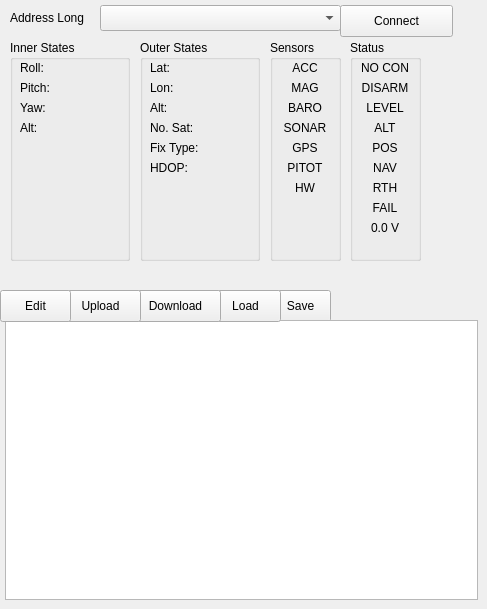
    <widget class="QWidget" name="quad3Tab">
     <attribute name="title">
      <string>Quad 3</string>
     </attribute>
     <widget class="QPushButton" name="quad3SaveButton">
      <property name="geometry">
       <rect>
        <x>270</x>
        <y>290</y>
        <width>61</width>
        <height>32</height>
       </rect>
      </property>
      <property name="text">
       <string>Save</string>
      </property>
     </widget>
     <widget class="QTableView" name="quad3TableView">
      <property name="geometry">
       <rect>
        <x>5</x>
        <y>320</y>
        <width>473</width>
        <height>280</height>
       </rect>
      </property>
      <attribute name="horizontalHeaderDefaultSectionSize">
       <number>80</number>
      </attribute>
      <attribute name="horizontalHeaderMinimumSectionSize">
       <number>10</number>
      </attribute>
      <attribute name="verticalHeaderDefaultSectionSize">
       <number>15</number>
      </attribute>
      <attribute name="verticalHeaderMinimumSectionSize">
       <number>15</number>
      </attribute>
     </widget>
     <widget class="QGroupBox" name="quad3StatusGroupBox">
      <property name="geometry">
       <rect>
        <x>350</x>
        <y>40</y>
        <width>71</width>
        <height>221</height>
       </rect>
      </property>
      <property name="title">
       <string>Status</string>
      </property>
      <widget class="QLabel" name="quad3ConnectionStatus">
       <property name="geometry">
        <rect>
         <x>10</x>
         <y>20</y>
         <width>50</width>
         <height>16</height>
        </rect>
       </property>
       <property name="text">
        <string>NO CON</string>
       </property>
       <property name="alignment">
        <set>Qt::AlignCenter</set>
       </property>
      </widget>
      <widget class="QLabel" name="quad3ARMMode">
       <property name="geometry">
        <rect>
         <x>10</x>
         <y>40</y>
         <width>50</width>
         <height>16</height>
        </rect>
       </property>
       <property name="text">
        <string>DISARM</string>
       </property>
       <property name="alignment">
        <set>Qt::AlignCenter</set>
       </property>
      </widget>
      <widget class="QLabel" name="quad3LEVELMode">
       <property name="geometry">
        <rect>
         <x>10</x>
         <y>60</y>
         <width>50</width>
         <height>16</height>
        </rect>
       </property>
       <property name="text">
        <string>LEVEL</string>
       </property>
       <property name="alignment">
        <set>Qt::AlignCenter</set>
       </property>
      </widget>
      <widget class="QLabel" name="quad3ALTMode">
       <property name="geometry">
        <rect>
         <x>10</x>
         <y>80</y>
         <width>50</width>
         <height>16</height>
        </rect>
       </property>
       <property name="text">
        <string>ALT</string>
       </property>
       <property name="alignment">
        <set>Qt::AlignCenter</set>
       </property>
      </widget>
      <widget class="QLabel" name="quad3POSMode">
       <property name="geometry">
        <rect>
         <x>10</x>
         <y>100</y>
         <width>50</width>
         <height>16</height>
        </rect>
       </property>
       <property name="text">
        <string>POS</string>
       </property>
       <property name="alignment">
        <set>Qt::AlignCenter</set>
       </property>
      </widget>
      <widget class="QLabel" name="quad3NAVMode">
       <property name="geometry">
        <rect>
         <x>10</x>
         <y>120</y>
         <width>50</width>
         <height>16</height>
        </rect>
       </property>
       <property name="text">
        <string>NAV</string>
       </property>
       <property name="alignment">
        <set>Qt::AlignCenter</set>
       </property>
      </widget>
      <widget class="QLabel" name="quad3RTHMode">
       <property name="geometry">
        <rect>
         <x>10</x>
         <y>140</y>
         <width>50</width>
         <height>16</height>
        </rect>
       </property>
       <property name="text">
        <string>RTH</string>
       </property>
       <property name="alignment">
        <set>Qt::AlignCenter</set>
       </property>
      </widget>
      <widget class="QLabel" name="quad3FAILMode">
       <property name="geometry">
        <rect>
         <x>10</x>
         <y>160</y>
         <width>50</width>
         <height>16</height>
        </rect>
       </property>
       <property name="text">
        <string>FAIL</string>
       </property>
       <property name="alignment">
        <set>Qt::AlignCenter</set>
       </property>
      </widget>
      <widget class="QLabel" name="quad3Voltage">
       <property name="geometry">
        <rect>
         <x>10</x>
         <y>180</y>
         <width>50</width>
         <height>16</height>
        </rect>
       </property>
       <property name="text">
        <string>0.0 V</string>
       </property>
       <property name="alignment">
        <set>Qt::AlignCenter</set>
       </property>
      </widget>
     </widget>
     <widget class="QComboBox" name="quad3AddressComboBox">
      <property name="geometry">
       <rect>
        <x>100</x>
        <y>5</y>
        <width>241</width>
        <height>26</height>
       </rect>
      </property>
     </widget>
     <widget class="QPushButton" name="quad3LoadButton">
      <property name="geometry">
       <rect>
        <x>210</x>
        <y>290</y>
        <width>71</width>
        <height>32</height>
       </rect>
      </property>
      <property name="text">
       <string>Load</string>
      </property>
     </widget>
     <widget class="QGroupBox" name="quad3OSGroupBox">
      <property name="geometry">
       <rect>
        <x>140</x>
        <y>40</y>
        <width>120</width>
        <height>221</height>
       </rect>
      </property>
      <property name="title">
       <string>Outer States</string>
      </property>
      <widget class="QLabel" name="quad3Lat">
       <property name="geometry">
        <rect>
         <x>10</x>
         <y>20</y>
         <width>100</width>
         <height>16</height>
        </rect>
       </property>
       <property name="text">
        <string>Lat:</string>
       </property>
       <property name="alignment">
        <set>Qt::AlignLeading|Qt::AlignLeft|Qt::AlignVCenter</set>
       </property>
      </widget>
      <widget class="QLabel" name="quad3Lon">
       <property name="geometry">
        <rect>
         <x>10</x>
         <y>40</y>
         <width>100</width>
         <height>16</height>
        </rect>
       </property>
       <property name="text">
        <string>Lon:</string>
       </property>
       <property name="alignment">
        <set>Qt::AlignLeading|Qt::AlignLeft|Qt::AlignVCenter</set>
       </property>
      </widget>
      <widget class="QLabel" name="quad3Alt">
       <property name="geometry">
        <rect>
         <x>10</x>
         <y>60</y>
         <width>100</width>
         <height>16</height>
        </rect>
       </property>
       <property name="text">
        <string>Alt:</string>
       </property>
       <property name="alignment">
        <set>Qt::AlignLeading|Qt::AlignLeft|Qt::AlignVCenter</set>
       </property>
      </widget>
      <widget class="QLabel" name="quad3SatNum">
       <property name="geometry">
        <rect>
         <x>10</x>
         <y>80</y>
         <width>100</width>
         <height>16</height>
        </rect>
       </property>
       <property name="text">
        <string>No. Sat:</string>
       </property>
       <property name="alignment">
        <set>Qt::AlignLeading|Qt::AlignLeft|Qt::AlignVCenter</set>
       </property>
      </widget>
      <widget class="QLabel" name="quad3FixType">
       <property name="geometry">
        <rect>
         <x>10</x>
         <y>100</y>
         <width>100</width>
         <height>16</height>
        </rect>
       </property>
       <property name="text">
        <string>Fix Type:</string>
       </property>
       <property name="alignment">
        <set>Qt::AlignLeading|Qt::AlignLeft|Qt::AlignVCenter</set>
       </property>
      </widget>
      <widget class="QLabel" name="quad3HDOP">
       <property name="geometry">
        <rect>
         <x>10</x>
         <y>120</y>
         <width>100</width>
         <height>16</height>
        </rect>
       </property>
       <property name="text">
        <string>HDOP:</string>
       </property>
       <property name="alignment">
        <set>Qt::AlignLeading|Qt::AlignLeft|Qt::AlignVCenter</set>
       </property>
      </widget>
     </widget>
     <widget class="QGroupBox" name="quad3ISGroupBox">
      <property name="geometry">
       <rect>
        <x>10</x>
        <y>40</y>
        <width>120</width>
        <height>221</height>
       </rect>
      </property>
      <property name="title">
       <string>Inner States</string>
      </property>
      <widget class="QLabel" name="quad3Roll">
       <property name="geometry">
        <rect>
         <x>10</x>
         <y>20</y>
         <width>100</width>
         <height>16</height>
        </rect>
       </property>
       <property name="text">
        <string>Roll:</string>
       </property>
       <property name="alignment">
        <set>Qt::AlignLeading|Qt::AlignLeft|Qt::AlignVCenter</set>
       </property>
      </widget>
      <widget class="QLabel" name="quad3Pitch">
       <property name="geometry">
        <rect>
         <x>10</x>
         <y>40</y>
         <width>100</width>
         <height>16</height>
        </rect>
       </property>
       <property name="text">
        <string>Pitch:</string>
       </property>
       <property name="alignment">
        <set>Qt::AlignLeading|Qt::AlignLeft|Qt::AlignVCenter</set>
       </property>
      </widget>
      <widget class="QLabel" name="quad3Yaw">
       <property name="geometry">
        <rect>
         <x>10</x>
         <y>60</y>
         <width>100</width>
         <height>16</height>
        </rect>
       </property>
       <property name="text">
        <string>Yaw:</string>
       </property>
       <property name="alignment">
        <set>Qt::AlignLeading|Qt::AlignLeft|Qt::AlignVCenter</set>
       </property>
      </widget>
      <widget class="QLabel" name="quad3SensorAlt">
       <property name="geometry">
        <rect>
         <x>10</x>
         <y>80</y>
         <width>100</width>
         <height>16</height>
        </rect>
       </property>
       <property name="text">
        <string>Alt:</string>
       </property>
       <property name="alignment">
        <set>Qt::AlignLeading|Qt::AlignLeft|Qt::AlignVCenter</set>
       </property>
      </widget>
     </widget>
     <widget class="QPushButton" name="quad3DownloadButton">
      <property name="geometry">
       <rect>
        <x>130</x>
        <y>290</y>
        <width>91</width>
        <height>32</height>
       </rect>
      </property>
      <property name="text">
       <string>Download</string>
      </property>
     </widget>
     <widget class="QLabel" name="quad3AddrLabel">
      <property name="geometry">
       <rect>
        <x>10</x>
        <y>10</y>
        <width>91</width>
        <height>16</height>
       </rect>
      </property>
      <property name="text">
       <string>Address Long</string>
      </property>
     </widget>
     <widget class="QGroupBox" name="quad3SensorGroupBox">
      <property name="geometry">
       <rect>
        <x>270</x>
        <y>40</y>
        <width>71</width>
        <height>221</height>
       </rect>
      </property>
      <property name="title">
       <string>Sensors</string>
      </property>
      <widget class="QLabel" name="quad3ACC">
       <property name="geometry">
        <rect>
         <x>10</x>
         <y>20</y>
         <width>50</width>
         <height>16</height>
        </rect>
       </property>
       <property name="text">
        <string>ACC</string>
       </property>
       <property name="alignment">
        <set>Qt::AlignCenter</set>
       </property>
      </widget>
      <widget class="QLabel" name="quad3MAG">
       <property name="geometry">
        <rect>
         <x>10</x>
         <y>40</y>
         <width>50</width>
         <height>16</height>
        </rect>
       </property>
       <property name="text">
        <string>MAG</string>
       </property>
       <property name="alignment">
        <set>Qt::AlignCenter</set>
       </property>
      </widget>
      <widget class="QLabel" name="quad3BARO">
       <property name="geometry">
        <rect>
         <x>10</x>
         <y>60</y>
         <width>50</width>
         <height>16</height>
        </rect>
       </property>
       <property name="text">
        <string>BARO</string>
       </property>
       <property name="alignment">
        <set>Qt::AlignCenter</set>
       </property>
      </widget>
      <widget class="QLabel" name="quad3SONAR">
       <property name="geometry">
        <rect>
         <x>10</x>
         <y>80</y>
         <width>50</width>
         <height>16</height>
        </rect>
       </property>
       <property name="text">
        <string>SONAR</string>
       </property>
       <property name="alignment">
        <set>Qt::AlignCenter</set>
       </property>
      </widget>
      <widget class="QLabel" name="quad3GPS">
       <property name="geometry">
        <rect>
         <x>10</x>
         <y>100</y>
         <width>50</width>
         <height>16</height>
        </rect>
       </property>
       <property name="text">
        <string>GPS</string>
       </property>
       <property name="alignment">
        <set>Qt::AlignCenter</set>
       </property>
      </widget>
      <widget class="QLabel" name="quad3PITOT">
       <property name="geometry">
        <rect>
         <x>10</x>
         <y>120</y>
         <width>50</width>
         <height>16</height>
        </rect>
       </property>
       <property name="text">
        <string>PITOT</string>
       </property>
       <property name="alignment">
        <set>Qt::AlignCenter</set>
       </property>
      </widget>
      <widget class="QLabel" name="quad3HW">
       <property name="geometry">
        <rect>
         <x>10</x>
         <y>140</y>
         <width>50</width>
         <height>16</height>
        </rect>
       </property>
       <property name="text">
        <string>HW</string>
       </property>
       <property name="alignment">
        <set>Qt::AlignCenter</set>
       </property>
      </widget>
     </widget>
     <widget class="QPushButton" name="quad3UploadButton">
      <property name="geometry">
       <rect>
        <x>60</x>
        <y>290</y>
        <width>81</width>
        <height>32</height>
       </rect>
      </property>
      <property name="text">
       <string>Upload</string>
      </property>
     </widget>
     <widget class="QPushButton" name="quad3ConnectButton">
      <property name="geometry">
       <rect>
        <x>340</x>
        <y>5</y>
        <width>113</width>
        <height>32</height>
       </rect>
      </property>
      <property name="text">
       <string>Connect</string>
      </property>
     </widget>
     <widget class="QPushButton" name="quad3EditButton">
      <property name="geometry">
       <rect>
        <x>0</x>
        <y>290</y>
        <width>71</width>
        <height>32</height>
       </rect>
      </property>
      <property name="text">
       <string>Edit</string>
      </property>
     </widget>
    </widget>
